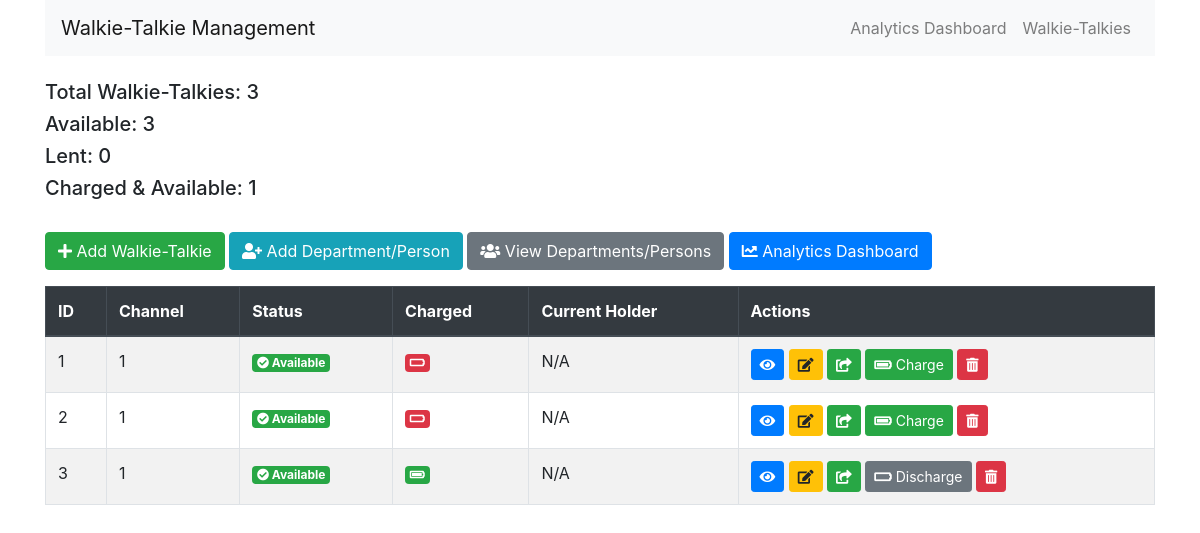
Before: / with the older database file.
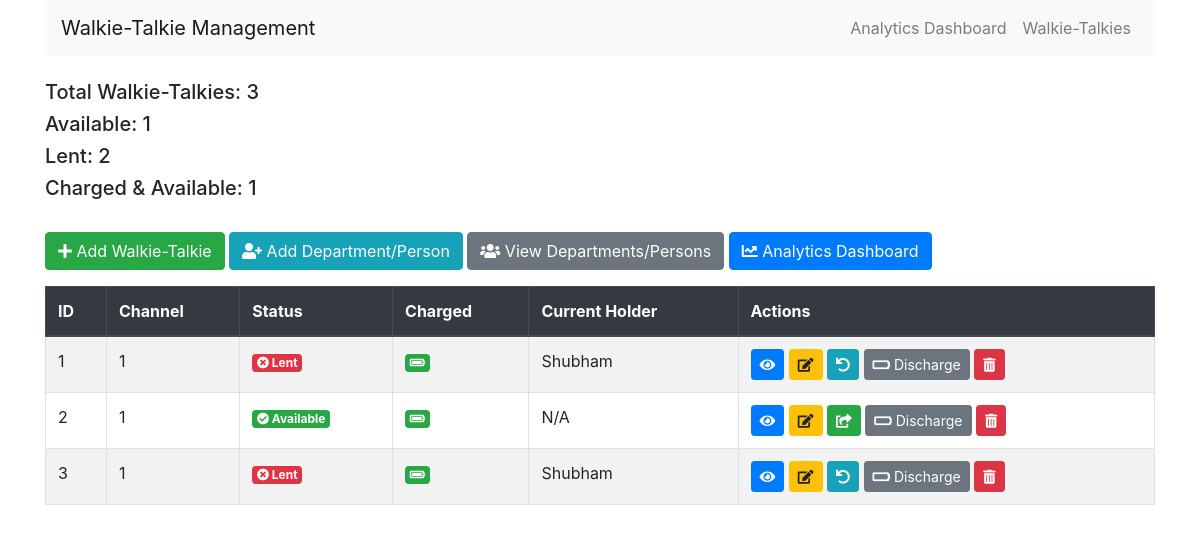
After: the same page with the newer database file.
### models.py (models this page shows)
class WalkieTalkie(db.Model):
    id = db.Column(db.Integer, primary_key=True)
    channel = db.Column(db.Integer, nullable=True, default=1)
    is_lent = db.Column(db.Boolean, default=False)
    current_holder = db.Column(db.String(100), nullable=True)
    is_charged = db.Column(db.Boolean, default=False)  # Default is now False (discharged)
    rental_history = db.relationship('Rental', backref='walkie_talkie', lazy=True)

### routes.py (the view)
@app.route('/')
def index():
    walkie_talkies = WalkieTalkie.query.all()
    total_wt = len(walkie_talkies)
    available_wt = WalkieTalkie.query.filter_by(is_lent=False).count()
    lent_wt = WalkieTalkie.query.filter_by(is_lent=True).count()
    charged_wt = WalkieTalkie.query.filter_by(is_lent=False, is_charged=True).count()
    return render_template('index.html', walkie_talkies=walkie_talkies, total_wt=total_wt,
                           available_wt=available_wt, lent_wt=lent_wt, charged_wt=charged_wt)

### templates/index.html (shortened to what this page needs)
{% extends 'base.html' %}
{% block content %}
<div class="row mb-4">
    <div class="col">
        <h5>Total Walkie-Talkies: {{ total_wt }}</h5>
        <h5>Available: {{ available_wt }}</h5>
        <h5>Lent: {{ lent_wt }}</h5>
        <h5>Charged & Available: {{ charged_wt }}</h5>
    </div>
</div>
<div class="mb-3">
    <a href="{{ url_for('add_walkie_talkie') }}" class="btn btn-success">
        <i class="fas fa-plus"></i> Add Walkie-Talkie
    </a>
    <a href="{{ url_for('add_department') }}" class="btn btn-info">
        <i class="fas fa-user-plus"></i> Add Department/Person
    </a>
    <a href="{{ url_for('departments') }}" class="btn btn-secondary">
        <i class="fas fa-users"></i> View Departments/Persons
    </a>
    <a href="{{ url_for('analytics') }}" class="btn btn-primary">
        <i class="fas fa-chart-line"></i> Analytics Dashboard
    </a>
</div>
<table class="table table-striped table-bordered">
    <thead class="thead-dark">
        <tr>
            <th>ID</th>
            <th>Channel</th>
            <th>Status</th>
            <th>Charged</th>
            <th>Current Holder</th>
            <th>Actions</th>
        </tr>
    </thead>
    <tbody>
        {% for wt in walkie_talkies %}
        <tr class="{% if wt.is_lent %}lent-row{% endif %}">
            <td>{{ wt.id }}</td>
            <td>{{ wt.channel }}</td>
            <td>
                {% if wt.is_lent %}
                    <span class="badge badge-danger" data-toggle="tooltip" title="Lent to {{ wt.current_holder }}">
                        <i class="fas fa-times-circle"></i> Lent
                    </span>
                {% else %}
                    <span class="badge badge-success" data-toggle="tooltip" title="Available for lending">
                        <i class="fas fa-check-circle"></i> Available
                    </span>
                {% endif %}
            </td>
            <td>
                {% if wt.is_charged %}
                    <span class="badge badge-success" data-toggle="tooltip" title="Fully Charged">
                        <i class="fas fa-battery-full"></i>
                    </span>
                {% else %}
                    <span class="badge badge-danger" data-toggle="tooltip" title="Not Charged">
                        <i class="fas fa-battery-empty"></i>
                    </span>
                {% endif %}
            </td>
            <td>{{ wt.current_holder or 'N/A' }}</td>
            <td>
                <a href="{{ url_for('view_walkie_talkie', wt_id=wt.id) }}" class="btn btn-sm btn-primary" data-toggle="tooltip" title="View Details">
                    <i class="fas fa-eye"></i>
                </a>
                <a href="{{ url_for('edit_walkie_talkie', wt_id=wt.id) }}" class="btn btn-sm btn-warning" data-toggle="tooltip" title="Edit">
                    <i class="fas fa-edit"></i>
                </a>
                {% if not wt.is_lent %}
                    <a href="{{ url_for('lend_walkie_talkie', wt_id=wt.id) }}" class="btn btn-sm btn-success" data-toggle="tooltip" title="Lend">
                        <i class="fas fa-share-square"></i>
                    </a>
                {% else %}
                    <a href="{{ url_for('return_walkie_talkie', wt_id=wt.id) }}" class="btn btn-sm btn-info" data-toggle="tooltip" title="Return">
                        <i class="fas fa-undo"></i>
                    </a>
                {% endif %}
                <form action="{{ url_for('toggle_charge_status', wt_id=wt.id) }}" method="post" style="display:inline;">
                    <button type="submit" class="btn btn-sm {% if wt.is_charged %}btn-secondary{% else %}btn-success{% endif %}" data-toggle="tooltip" title="Toggle Charge Status">
                        {% if wt.is_charged %}
                            <i class="fas fa-battery-empty"></i> Discharge
                        {% else %}
                            <i class="fas fa-battery-full"></i> Charge
                        {% endif %}
                    </button>
                </form>
                <form action="{{ url_for('delete_walkie_talkie', wt_id=wt.id) }}" method="post" style="display:inline;">
                    <button type="submit" class="btn btn-sm btn-danger" onclick="return confirm('Are you sure you want to delete this walkie-talkie?');" data-toggle="tooltip" title="Delete">
                        <i class="fas fa-trash-alt"></i>
                    </button>
                </form>
            </td>
        </tr>
        {% endfor %}
    </tbody>
</table>
{% endblock %}

### templates/base.html (shortened to what this page needs)
<!DOCTYPE html>
<html>
<head>
    <link rel="stylesheet"
          href="https://maxcdn.bootstrapcdn.com/bootstrap/4.5.2/css/bootstrap.min.css">
    <link rel="stylesheet" href="https://cdnjs.cloudflare.com/ajax/libs/font-awesome/5.15.1/css/all.min.css">
</head>
<body>
    <div class="container">
        <nav class="navbar navbar-expand-lg navbar-light bg-light mb-4">
            <a class="navbar-brand" href="{{ url_for('index') }}">Walkie-Talkie Management</a>
            <div class="collapse navbar-collapse">
                <ul class="navbar-nav ml-auto">
                    <li class="nav-item">
                        <a class="nav-link" href="{{ url_for('analytics') }}">Analytics Dashboard</a>
                    </li>
                    <li class="nav-item">
                        <a class="nav-link" href="{{ url_for('list_walkie_talkies') }}">Walkie-Talkies</a>
                    </li>
                </ul>
            </div>
        </nav>
        {% block content %}{% endblock %}
    </div>
</body>
</html>

### templates/base.html (style rules this page uses)
.lent-row { animation: pulse 2s infinite; }

Changed rows visible on the page:
changed WalkieTalkie id 1: current_holder "N/A" → "Shubham"; is_lent "Available" → "Lent"; is_charged "Charge" → "Discharge"
changed WalkieTalkie id 2: is_charged "Charge" → "Discharge"
changed WalkieTalkie id 3: current_holder "N/A" → "Shubham"; is_lent "Available" → "Lent"
Other visible differences:
{{ available_wt }}: "3" → "1"
{{ lent_wt }}: "0" → "2"
